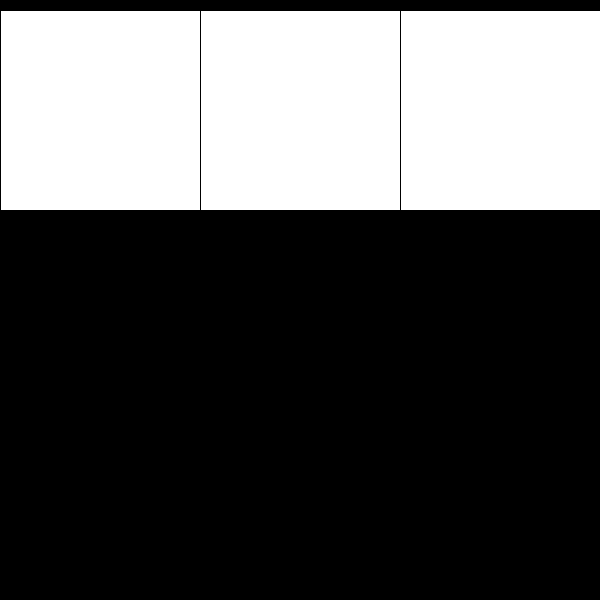
Frame 1 (no input)
Frame 60 (the mouse pressed at the canvas centre just before this capture): identical to frame 1, image omitted
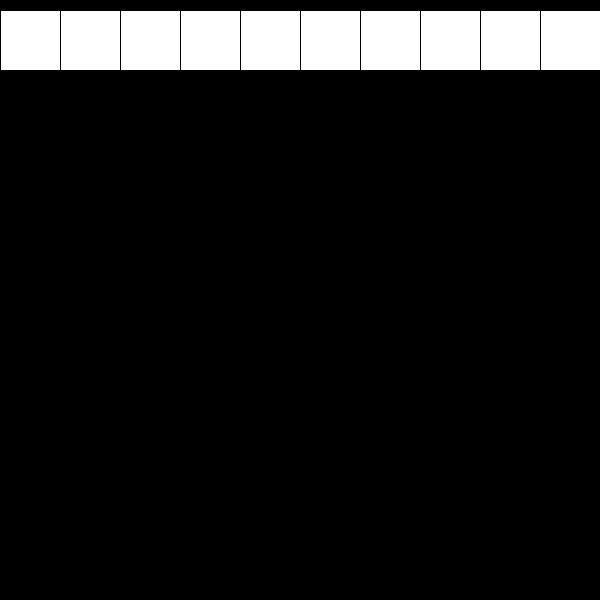
Frame 120 (the mouse held since frame 60 and released just before this capture)

The Processing sketch that drew these frames (run headless with seeded random() and noise(); from frame 60 on, the mouse is pressed at the canvas centre):

// Processing sketch: w5_stp4
// ── w5_stp4.pde
//1. 마우스 위치에 따라 최소 3개에서 최대 16개의 사각 타일로 채운다.
float rectX, rectY, rectW, rectH;
int tileNum;


void setup() {
  size(600, 600);
}

void draw() {
  background(0);
  tileNum = int(map(mouseX, 0, width, 3, 16 + 1));
  float tileSize = width / float(tileNum);
  for(int row = 0; row < tileNum; row++) {
    for(int col = 0; col < tileNum; col++) {
   float rectX =tileSize * col;
   rect(rectX, 10, tileSize, tileSize);
 }
  }
 
}
